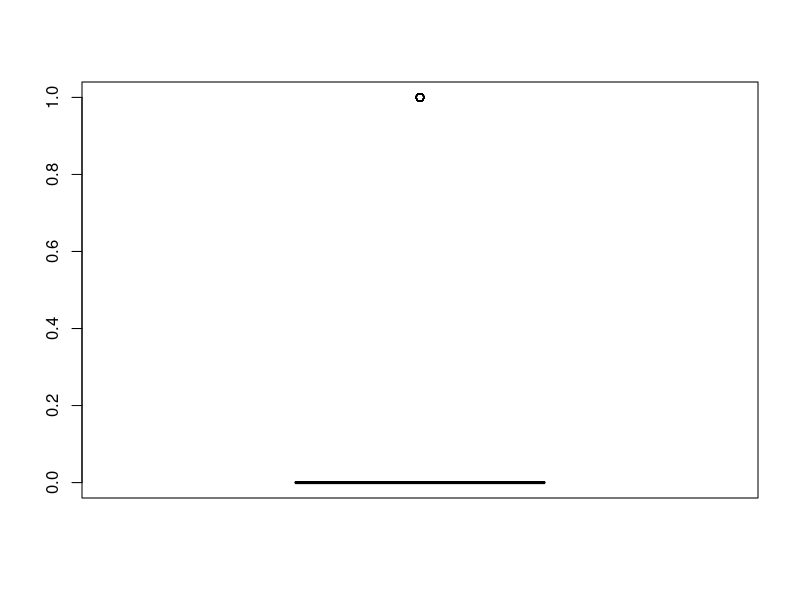
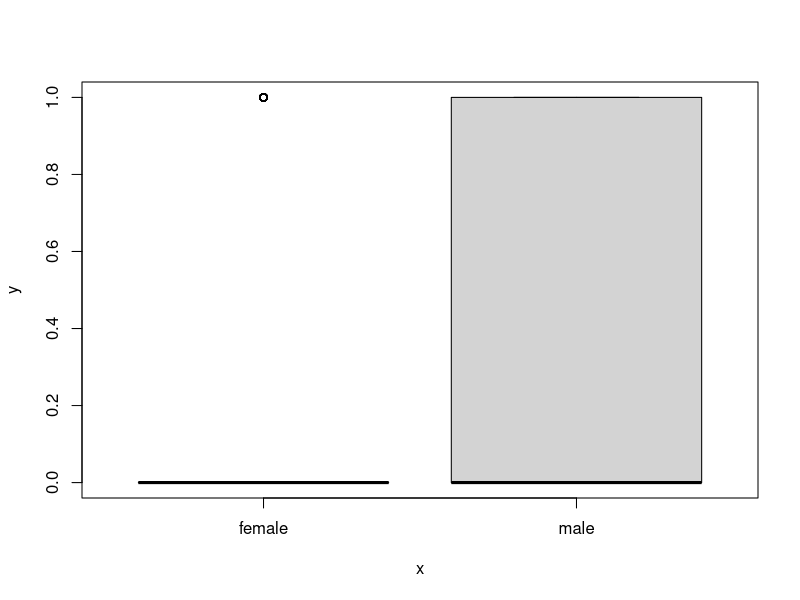
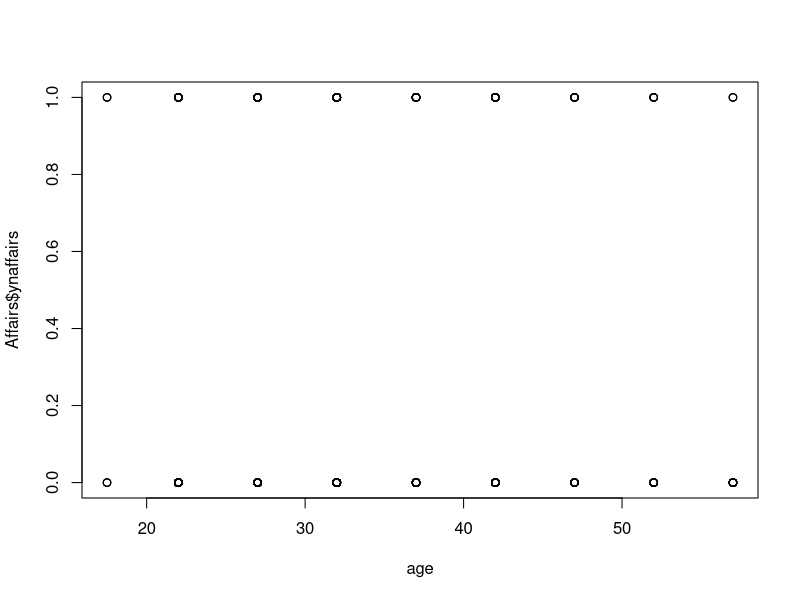
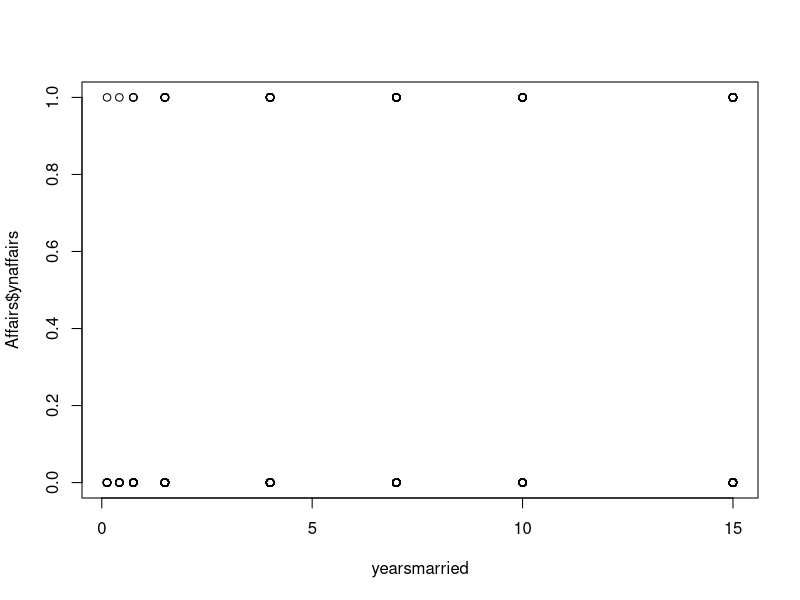
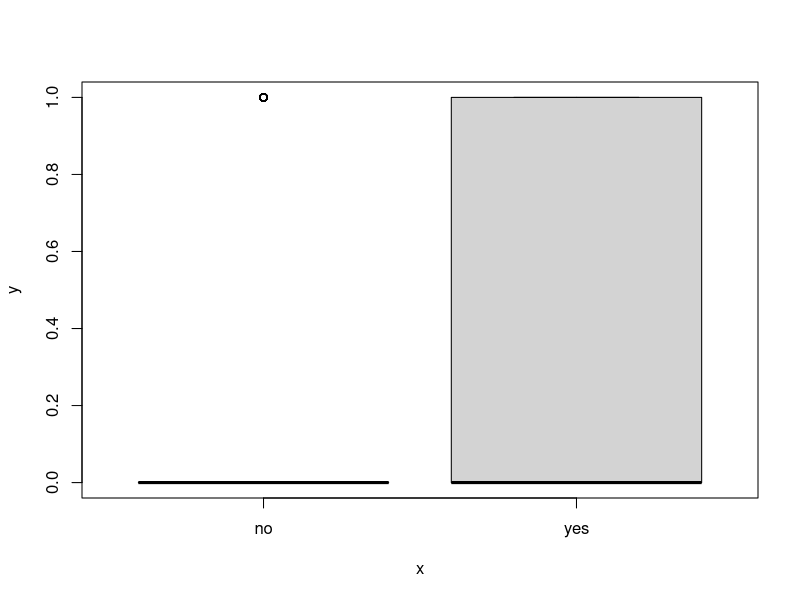
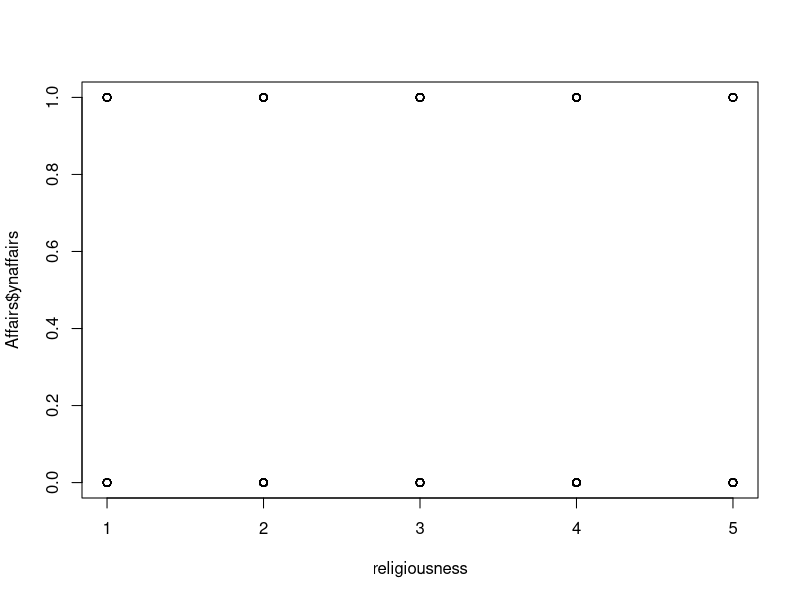
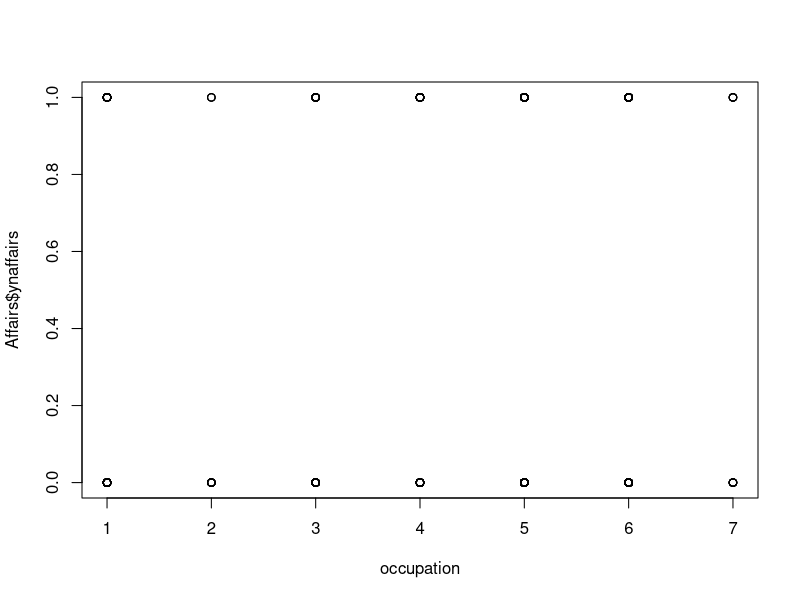
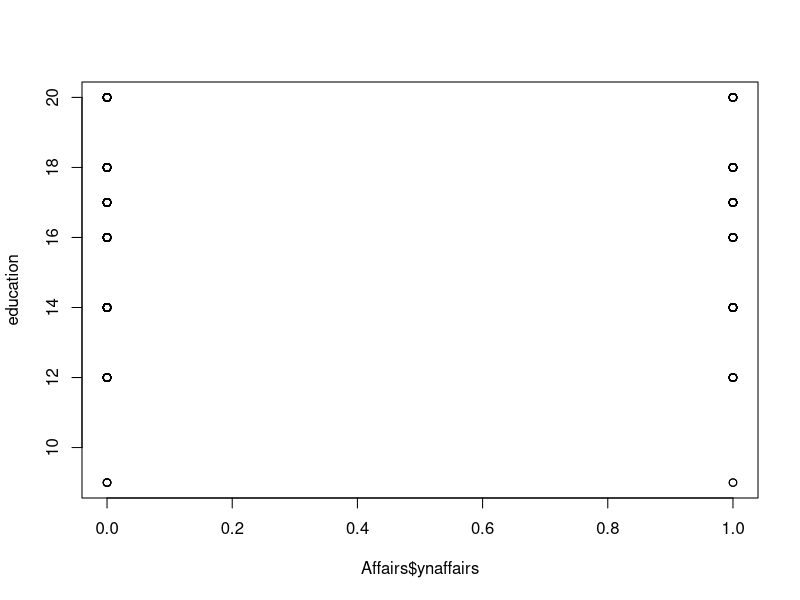

Write R code to recreate these figures, in order.
library(AER)
data(Affairs,package = "AER")
View(Affairs)
attach(Affairs)
str(Affairs)
summary(Affairs)
library(psych)
describe(Affairs)
#creating dummy variables

Affairs$ynaffairs[Affairs$affairs>0] <- 1
Affairs$ynaffairs[Affairs$affairs==0] <- 0


boxplot(Affairs$ynaffairs)
plot(gender,Affairs$ynaffairs)
plot(age,Affairs$ynaffairs)
plot(yearsmarried,Affairs$ynaffairs)
plot(children,Affairs$ynaffairs)
plot(religiousness,Affairs$ynaffairs)
plot(occupation,Affairs$ynaffairs)
plot(Affairs$ynaffairs,education)

#creating train and test data
library(caret)
set.seed(101)
split <- createDataPartition(Affairs$ynaffairs,p=0.75,list = F)
split
train <- Affairs[split,]
test <- Affairs[-split,]

 #linear regression model without using train and test data

lmmodel <- lm(ynaffairs~factor(gender)+age+yearsmarried+factor(children)+religiousness+education+occupation+rating,data = Affairs)
summary(lmmodel)

#logistic regression -train data
logmodel <- glm(ynaffairs~factor(gender)+age+yearsmarried+factor(children)+religiousness+education+occupation+rating,data=train,family = "binomial")
summary(logmodel)


#prediction based on test data
pred <- predict(logmodel,test,type = "response")
pred
#confusion matrix based on test data
conf <- table(pred>0.5,test$ynaffairs)
conf
#accuracy
accu <- sum(diag(conf)/sum(conf))
accu

#logistic model with removal of influence variables
logmodel1 <- glm(ynaffairs~age+yearsmarried+yearsmarried+religiousness+rating,data = train,family = "binomial")
summary(logmodel1)
predmodel1 <- predict(logmodel1,test,type = "response")
predmodel1
confmodel1 <- table(predmodel1>0.5,test$ynaffairs)
sum(diag(confmodel1)/sum(confmodel1))

#logmodel  without removal of influence factors has more accuracy 

pred_values <- NULL
yes_no <- NULL
pred_values <- ifelse(pred>=0.5,1,0)
yes_no <- ifelse(pred>=0.5,"yes","no")

#creating columns
test[,"prob"] <- pred
test[,"pred_values"] <- pred_values
test[,"yes_no"] <- yes_no
View(test[,c(1,9:11)])
table(test$ynaffairs,test$pred_values)


#rocr plot
library(ROCR)
rocrpred<-prediction(pred,test$ynaffairs)
rocrpref<-performance(rocrpred,'tpr','fpr')
str(rocrpref)

plot(rocrpref,colorize=T)

#rocr cutoff
library(dplyr)
rocr_cutoff <- data.frame(cut_off=rocrpref@alpha.values[[1]],fpr=rocrpref@x.values,tpr=rocrpref@y.values)
View(rocr_cutoff)

rocr_cutoff$cut_off <- round(rocr_cutoff$cut_off,6)
colnames(rocr_cutoff) <- c("cut_off","FPR","TPR")
rocr_cutoff <- arrange(rocr_cutoff,desc(TPR))
View(rocr_cutoff)
summary(rocr_cutoff$cut_off)
